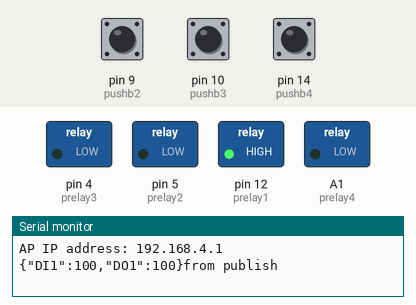
This sketch was run on a simulated Arduino Uno, built with avr-gcc and run on an emulated ATmega328P. Shown: switched loads named in the sketch (green lamp = pin HIGH), the last lines printed to the serial monitor. The inputs (shaded band) are chosen by the test bench; at power-on: pin 9 (pushb2) HIGH, pin 10 (pushb3) HIGH, pin 14 (pushb4) HIGH. No MQTT or app messages arrive unless stated.

Above: at 2.3 s.
2.4 s: pin 9 (pushb2) pulled LOW for 0.15 s
At 2.47 s:
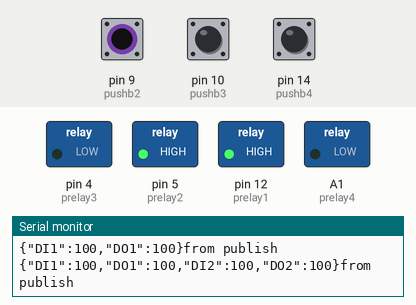
4.0 s: pin 10 (pushb3) pulled LOW for 0.15 s
At 4.07 s:
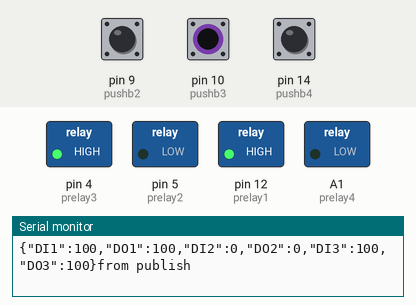
5.6 s: pin 14 (pushb4) pulled LOW for 0.15 s
At 5.67 s:
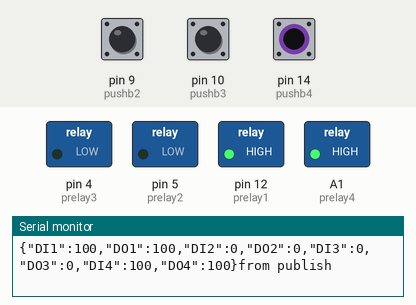
10.2 s: pin 9 (pushb2) pulled LOW for 3.2 s
At 11.0 s:
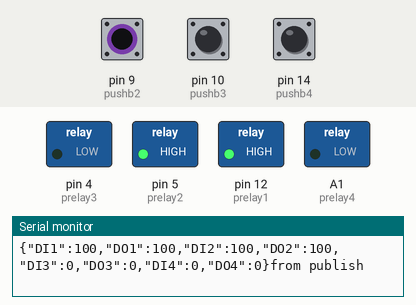
Timing chart, 0 to 14.9 s (numbered marks = the images above; inputs shaded):
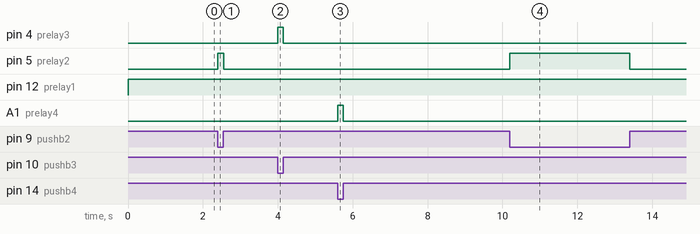

Measured:
- after the input at 2.4 s, pin 5 (prelay2): LOW → HIGH at once, → LOW 0.15 s later
- after the input at 4.0 s, pin 4 (prelay3): LOW → HIGH at once, → LOW 0.15 s later
- after the input at 5.6 s, A1 (prelay4): LOW → HIGH at once, → LOW 0.15 s later
- after the input at 10.2 s, pin 5 (prelay2): LOW → HIGH at once, → LOW 3.2 s later

The sketch:

sonoff4chpror3.ino
```cpp
// 1.0.0
/*           Sonoff 4ch pro pins
GPIO0	Push Button 1 (HIGH = off, LOW = on)
GPIO9	Push Button 2 (HIGH = off, LOW = on)
GPIO10	Push Button 3 (HIGH = off, LOW = on)
GPIO14	Push Button 4 (HIGH = off, LOW = on)
GPIO12	Relay 1 and its status LED
GPIO5	Relay 2 and its status LED
GPIO4	Relay 3 and its status LED
GPIO15	Relay 4 and its status LED
GPIO13	Blue LED (HIGH = off, LOW = on)
*/

#include "ISYarduino.h"
char devicename[] = "fourchpro";  //// needs to be the name of you give your device and has to match the name is the node server

//////////////////////////////////////////// creat the MQTT conection
  EspMQTTClient client(
  "graffhouse",   // WIFI SSID
  "Kevin8386",    // WIFI Password
  "192.168.18.185",  // MQTT Broker server ip
  "admin",   // Can be omitted if not needed
  "kevin8386",   // Can be omitted if not needed
  devicename,     //
  1884              // The MQTT port, default to 1883. this line can be omitted
);
isyMQTT thismqtt( &client);

unsigned long mytime;

const int pushb1 = 0;
const int pushb2 = 9;
const int pushb3 = 10;
const int pushb4 = 14;
const int prelay1 = 12;
const int prelay2 = 5;
const int prelay3 = 4;
const int prelay4 = 15;
const int pblueled = 13;

int but1;
int but2;
int but3;
int but4;
int relay1;
int relay2;
int relay3;
int relay4;


void setup()
{
Serial.begin(115200);

thismqtt.start(4,4,0,0);  //start the connection start(num of digital imputs, num of digital outputs, number of analog inputs, num of anilog outputs)

////// each io is declared type of io (variable int, discription to be displayed)
thismqtt.digitaloutput(&relay1,"relay no 1");
thismqtt.digitaloutput(&relay2,"relay no 2");
thismqtt.digitaloutput(&relay3,"relay no 3");
thismqtt.digitaloutput(&relay4,"relay no 4");
thismqtt.digitalinput(&but1,"push button 1");
thismqtt.digitalinput(&but2,"push button 2");
thismqtt.digitalinput(&but3,"push button 3");
thismqtt.digitalinput(&but4,"push button 4");
thismqtt.run(&thismqtt, devicename); //// builds discriptor of the node infomation

  pinMode (prelay1, OUTPUT);
  pinMode (prelay2, OUTPUT);
  pinMode (prelay3, OUTPUT);
  pinMode (prelay4, OUTPUT);
  pinMode (pushb1, INPUT);
  pinMode (pushb2, INPUT);
  pinMode (pushb3, INPUT);
  pinMode (pushb4, INPUT);

}


void loop()
{


 if ( digitalRead(pushb1) == LOW)  // read in button low is pressed
 {relay1 = 100; // set ISY to display on
 digitalWrite(prelay1, HIGH); // turn on the relay
 but1 = 100; // show button on
  } else{
  relay1 = 0; // set ISY to display off
 digitalWrite(prelay1, LOW); // turn off the relay
 but1 = 0; // show button off
  }

 if ( digitalRead(pushb2) == LOW)  // read in button low is pressed
 {relay2 = 100; // set ISY to display on
 digitalWrite(prelay2, HIGH); // turn on the relay
 but2 = 100; // show button on
  } else{
  relay2 = 0; // set ISY to display off
 digitalWrite(prelay2, LOW); // turn off the relay
 but2 = 0; // show button off
  }

 if ( digitalRead(pushb3) == LOW)  // read in button low is pressed
 {relay3 = 100; // set ISY to display on
 digitalWrite(prelay3, HIGH); // turn on the relay
 but3 = 100; // show button on
  } else{
  relay3 = 0; // set ISY to display off
 digitalWrite(prelay3, LOW); // turn off the relay
 but3 = 0; // show button off
  }

 if ( digitalRead(pushb4) == LOW)  // read in button low is pressed
 {relay4 = 100; // set ISY to display on
 digitalWrite(prelay4, HIGH); // turn on the relay
 but4 = 100; // show button on
  } else{
  relay4 = 0; // set ISY to display off
 digitalWrite(prelay4, LOW); // turn off the relay
 but4 = 0; // show button off
  }


  thismqtt.loop();

}
```

ISYarduino.h
```cpp
#include <ArduinoJson.h>
#include "EspMQTTClient.h"


// This function is called once everything is connected (Wifi and MQTT)
// WARNING : YOU MUST IMPLEMENT IT IF YOU USE EspMQTTClient


class isyMQTT {

 public:
      isyMQTT(EspMQTTClient* myclient);

void start(int analogin, int analogout, int digitalin, int digitalout);
void analoginput( int* var1 , char displayname1[]);
void analogoutput( int* analogoutvar1 , char displayname1[]);
void digitalinput( int* digitalinvar1 , char displayname1[]);
void digitaloutput( int* digitaloutvar1 , char displayname1[]);
void run(isyMQTT* mymqtt, char mydevice[]);
void loop(void);

int pincount;
int totalpins;

 private:
StaticJsonDocument<1024> doc;
StaticJsonDocument<1024> mystatus;
EspMQTTClient myclient;
int analogcount;
int *var1 = NULL;
int *analoginval[6];
int *analogoutvar1;

int digitalincount;
int *digitalinval[6];
int *digitalinvar1;
int *digitaloutvar1;

int lastanaloginval[5];
int lastanalogoutval[5];
int lastdigitalinval[5];
int lastdigitaloutval[5];

public:

int analogoutcount = 0;
int *analogoutval[6];
int digitaloutcount = 0;
int *digitaloutval[6];


};

// #include "ISYarduino.h"

String message;
String statmessage;
int setupdone = 0;

String(Device);

EspMQTTClient* isyclient;
isyMQTT* isymqtt;

isyMQTT::isyMQTT(EspMQTTClient* myclient)
    {

isyclient = myclient;
    pincount = 1;
    analogcount = 0;
    analogoutcount = 0;
    digitaloutcount = 0;
    digitalincount = 0;

  myclient->enableDebuggingMessages(); // Enable debugging messages sent to serial output
  myclient->enableHTTPWebUpdater(); // Enable the web updater. User and password default to values of MQTTUsername and MQTTPassword. These can be overridded with enableHTTPWebUpdater("user", "password").
  myclient->enableOTA(); // Enable OTA (Over The Air) updates. Password defaults to MQTTPassword. Port is the default OTA port. Can be overridden with enableOTA("password", port).


    };

void isyMQTT::start(int analogin, int analogout, int digitalin, int digitalout)
{
  totalpins = analogin + analogout + digitalin + digitalout;

}

void isyMQTT::analoginput( int *var1 , char displayname1[]
)
{
    analogcount++;
    doc["AI" + String(analogcount)] = displayname1;
    analoginval[analogcount] = var1;
}


void isyMQTT::analogoutput( int *analogoutvar1 , char displayname1[]
)
{
    analogoutcount++;
    doc["AO" + String(analogoutcount)] = displayname1;
    analogoutval[analogoutcount] = analogoutvar1;
}

void isyMQTT::digitalinput( int *digitalinvar1 , char displayname1[]
)
{
    digitalincount++;
    doc["DI" + String(digitalincount)] = displayname1;
    digitalinval[digitalincount] = digitalinvar1;
}

void isyMQTT::digitaloutput( int *digitaloutvar1 , char displayname1[]
)
{
    digitaloutcount++;
    doc["DO" + String(digitaloutcount)] = displayname1;
    digitaloutval[digitaloutcount] = digitaloutvar1;
}

void isyMQTT::run(isyMQTT* mymqtt, char mydevice[])
{
isymqtt = mymqtt;
Device = mydevice;
serializeJson(doc, message);


}

void isyMQTT::loop(void)               //////////////////////////  main loop check for changes in any of the io's and publish them to the node server
{
  isyclient->loop();
float thevalue;
String mesg;
 mesg = Device;
String dataoutput;
int newdataflage = 0;
 mesg = Device;
  pincount = 1;
  ///////////////////////////////////// analog in
  if ((analogcount != 0) && (setupdone == 1))
     {
      while (pincount <= analogcount)
          {
           thevalue =  *analoginval[pincount];
            if (thevalue != lastanaloginval[pincount])
              {
//           //    dataoutput = '{"AO' + String(pincount)': "' String(analoginval[pincount]'"}';
             mystatus["AI" + String(pincount)] = (*analoginval[pincount] / 100.00);
  Serial.println("here " + String(*analoginval[pincount] / 100) + " from AI output");

              lastanaloginval[pincount] =  thevalue;
              newdataflage = 1;  /// set flag to send new data
               }
             pincount++;

          }
    }
  ///////////////////////////////////// analog out
    pincount = 1;
  if ((analogoutcount != 0) && (setupdone == 1))
     {
      while (pincount <= analogoutcount)
          {
           thevalue =  *analogoutval[pincount];
           if (thevalue != lastanalogoutval[pincount])
              {
//           //    dataoutput = '{"AO' + String(pincount)': "' String(analoginval[pincount]'"}';
             mystatus["AO" + String(pincount)] = (*analogoutval[pincount] / 100.00);
// Serial.println("here " + String(tmpval) + " from AO output");
              lastanalogoutval[pincount] =  thevalue;
              newdataflage = 1;  /// set flag to send new data
               }
             pincount++;

          }
    }
  ///////////////////////////////////// digital in
     pincount = 1;
 if ((digitalincount != 0) && (setupdone == 1))
     {
      while (pincount <= digitalincount)
          {
           thevalue =  *digitalinval[pincount];
 // Serial.println(pincount);
           if (thevalue != lastdigitalinval[pincount])
              {
//           //    dataoutput = '{"AO' + String(pincount)': "' String(analoginval[pincount]'"}';
             mystatus["DI" + String(pincount)] = *digitalinval[pincount];

              lastdigitalinval[pincount] =  thevalue;
              newdataflage = 1;  /// set flag to send new data
               }
             pincount++;

          }
    }
    pincount = 1;
  ///////////////////////////////////// digital out
  if ((digitaloutcount != 0) && (setupdone == 1))
     {
      while (pincount <= digitaloutcount)
          {
           thevalue =  *digitaloutval[pincount];
 // Serial.println(pincount);
           if (thevalue != lastdigitaloutval[pincount])
              {
//           //    dataoutput = '{"AO' + String(pincount)': "' String(analoginval[pincount]'"}';
             mystatus["DO" + String(pincount)] = *digitaloutval[pincount];

              lastdigitaloutval[pincount] =  thevalue;
              newdataflage = 1;  /// set flag to send new data
               }
             pincount++;

          }
    }
    pincount = 1;
if (newdataflage == 1)
{

serializeJson(mystatus, statmessage);
isyclient->publish(mesg + "/status", statmessage ); // You can activate the retain flag by setting the third parameter to true

               Serial.println(statmessage + "from publish ");
statmessage = "";
newdataflage = 0;
}

}

void onConnectionEstablished()
{
String mesg;

 mesg = Device;
   IPAddress myIP = WiFi.softAPIP();
  Serial.print("AP IP address: ");
  Serial.println(myIP);
 /////////////////////////////////////////////////////////////////////////////////// Subscribe to "mytopic/cmd" and update the outputs they point to
isyclient->subscribe(mesg + "/cmd", [](const String & payload) {
    Serial.println("fron outputncmd" + payload);
String mypayload = "";
 mypayload = payload;
StaticJsonDocument<1024> instatus;
  int pincount = 1;
  DeserializationError error = deserializeJson(instatus, payload);

  // Test if parsing succeeds.
  if (error) {
    Serial.print(F("deserializeJson() failed: "));
    Serial.println(error.f_str());
    return;
  }
  ///////////////////////////////////// analog out
     // Deserialize the JSON document
float mee;
pincount = 1;
Serial.println(mypayload.substring(2,5) + "at start of output");
if (( isymqtt->analogoutcount != 0) && ( mypayload.substring(2,4) == "AO"))
     {
//           thevalue =  *analogoutval[pincount];
 // Serial.println(pincount);
           if (payload.substring(2,5) == "AO1")
              {
//           //    dataoutput = '{"AO' + String(pincount)': "' String(analoginval[pincount]'"}';
             mee = instatus["AO1"];
             mee = mee*100;
             *isymqtt->analogoutval[1] = mee;
              Serial.println(String(*isymqtt->analogoutval[1]) + "here 1 from analod A1");
               }
           if ((payload.substring(2,5) == "AO2") && (isymqtt->analogoutcount >= 2))
              {
             mee = instatus["AO2"];
              Serial.println(String(mee) + "here 2 from analog AO2");
             *isymqtt->analogoutval[2] = (mee * 100);
               }
           if ((payload.substring(2,5) == "AO3") && (isymqtt->analogoutcount >= 3))
              {
             mee = instatus["AO3"];
             *isymqtt->analogoutval[3] = (mee * 100);
               }
           if ((payload.substring(2,5) == "AO4") && (isymqtt->analogoutcount >= 4))
              {
             mee = instatus["AO4"];
             *isymqtt->analogoutval[4] = (mee * 100);
               }
           if ((payload.substring(2,5) == "AO5") && (isymqtt->analogoutcount >= 5))
              {
             mee = instatus["AO5"];
             *isymqtt->analogoutval[5] = (mee * 100);
               }
             pincount++;


    pincount = 1;
    }
 ///////////////////////////////////// analog out
     // Deserialize the JSON document
pincount = 1;
//Serial.println(mypayload.substring(2,5));
if (( isymqtt->digitaloutcount != 0) && ( mypayload.substring(2,4) == "DO"))
     {
//           thevalue =  *analogoutval[pincount];
 Serial.println(payload.substring(2,5));
           if ((payload.substring(2,5) == "DO1") && (isymqtt->digitaloutcount >= 1))
              {
             mee = instatus["DO1"];
              Serial.println(String(mee) + " here 1 DO1");
             *isymqtt->digitaloutval[1] = mee;
               }
           if ((payload.substring(2,5) == "DO2") && (isymqtt->digitaloutcount >= 2))
              {
             mee = instatus["DO2"];
              Serial.println(String(mee) + "here 2 DO2");
             *isymqtt->digitaloutval[2] = mee;
               }
           if ((payload.substring(2,5) == "DO3") && (isymqtt->digitaloutcount >= 3))
              {
             mee = instatus["DO3"];
             *isymqtt->digitaloutval[3] = mee;
               }
           if ((payload.substring(2,5) == "DO4") && (isymqtt->digitaloutcount >= 4))
              {
             mee = instatus["DO4"];
             *isymqtt->digitaloutval[4] = mee;
               }
           if ((payload.substring(2,5) == "DO5") && (isymqtt->digitaloutcount >= 5))
              {
             mee = instatus["DO5"];
             *isymqtt->digitaloutval[5] = mee;
               }
    }

  });

  // Subscribe to "mydevice/status" and display received message to Serial
  isyclient->subscribe(mesg + "/status", [](const String & topic, const String & payload) {
    Serial.println("(From status) topic: " + topic + ", payload: " + payload);
  });

   // Subscribe to "mydevice/Discovery/#" and display received message to Serial
isyclient->subscribe(mesg + "/Discovery", [](const String & topic, const String & payload) {
  String mesg;
 mesg = Device;
 if (payload == "1")
            {
            isyclient->publish(mesg + "/Discovery", message ); // You can activate the retain flag by setting the third parameter to true
//            Serial.println("(From status) topic: " + topic + ", payload: " + message);
            }
});
setupdone = 1;
}
```
